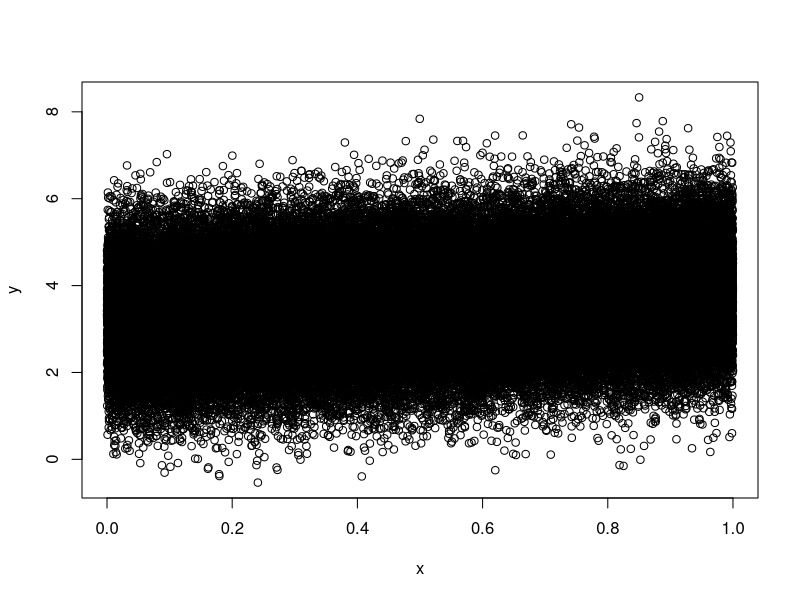
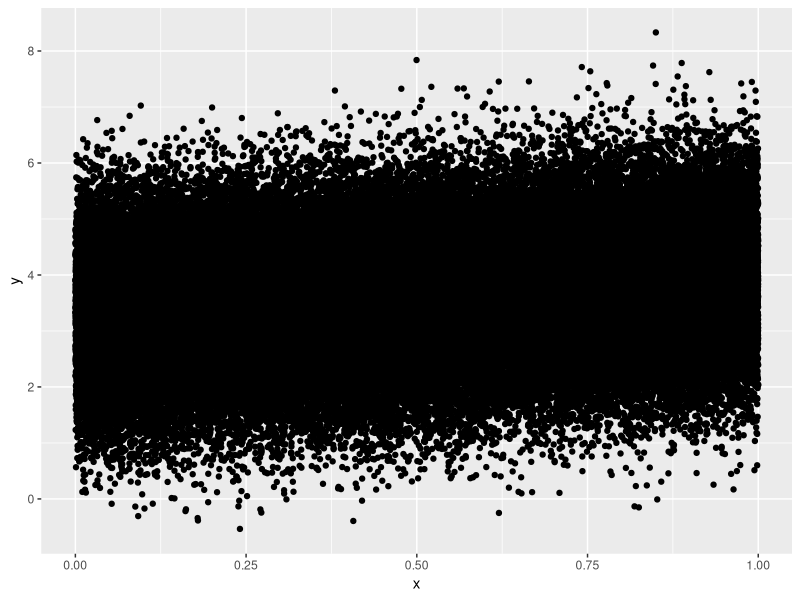
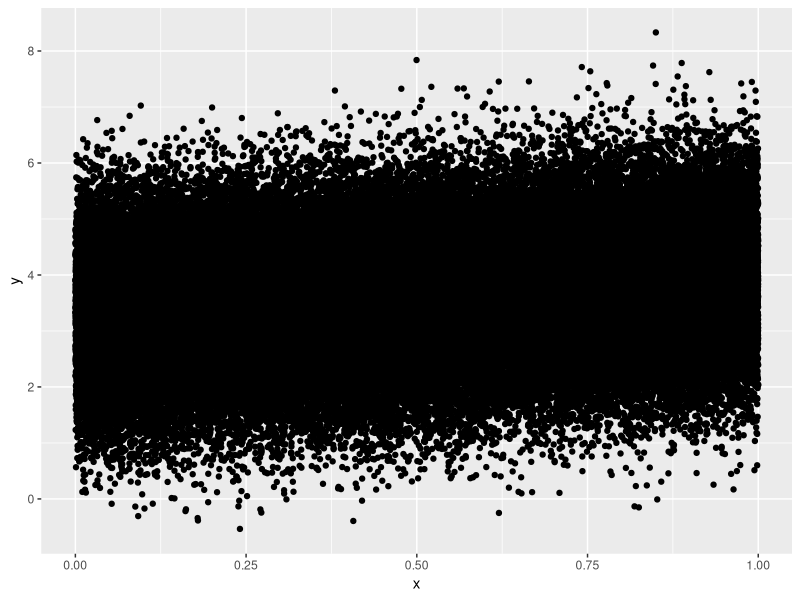
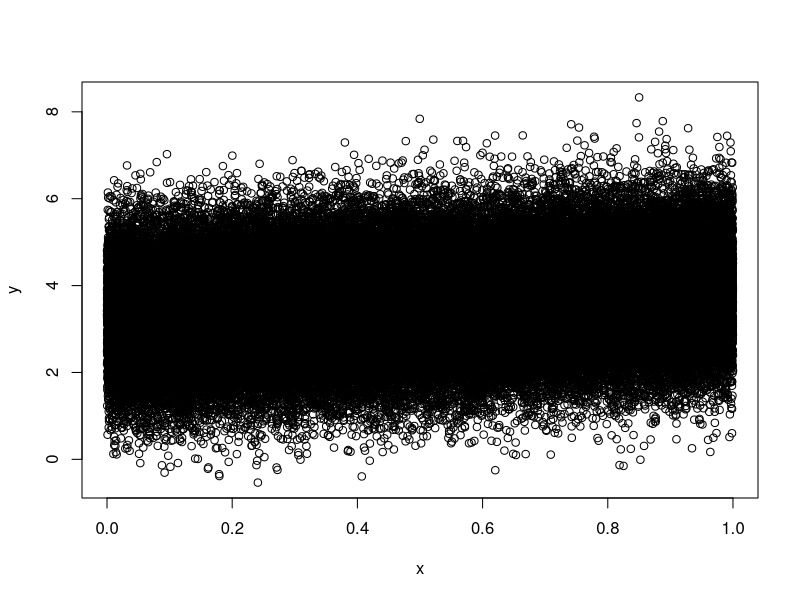
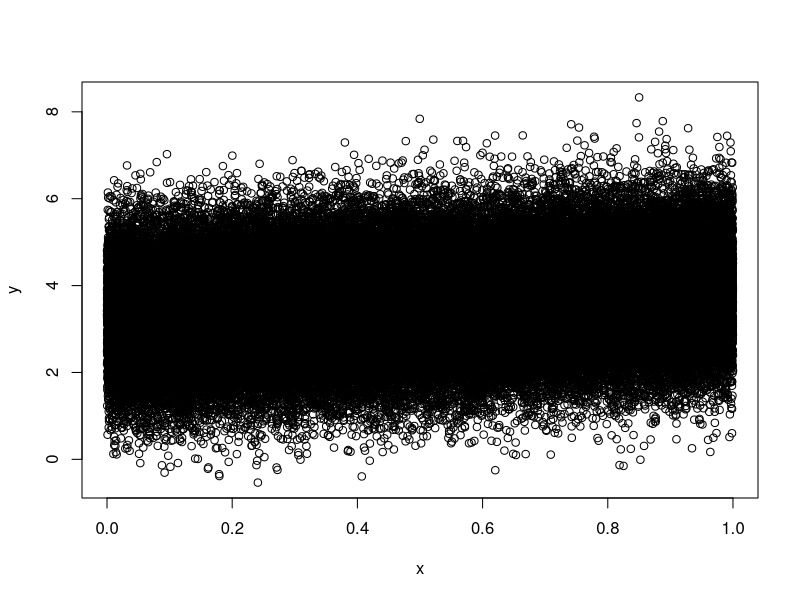
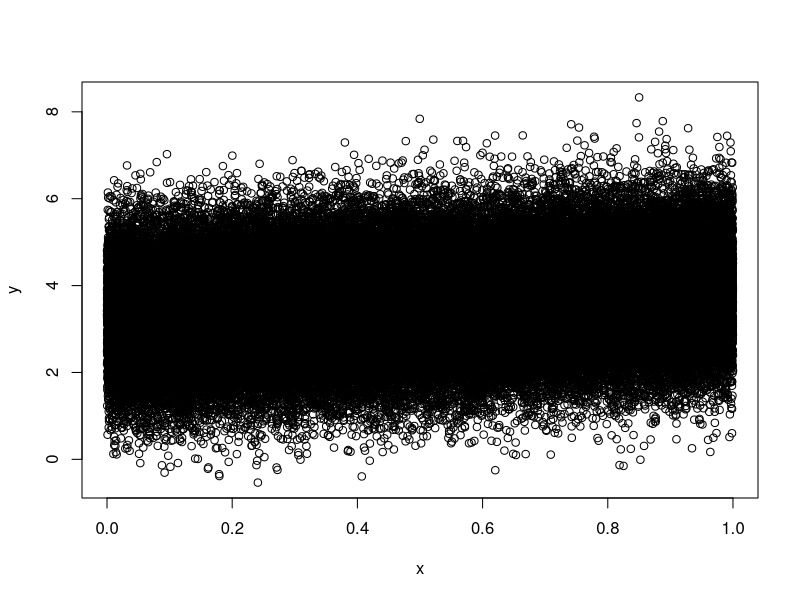
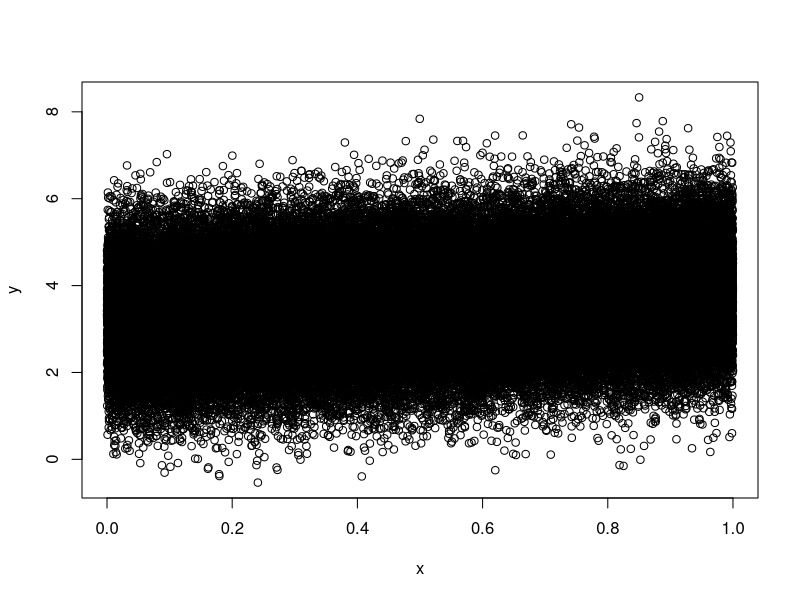
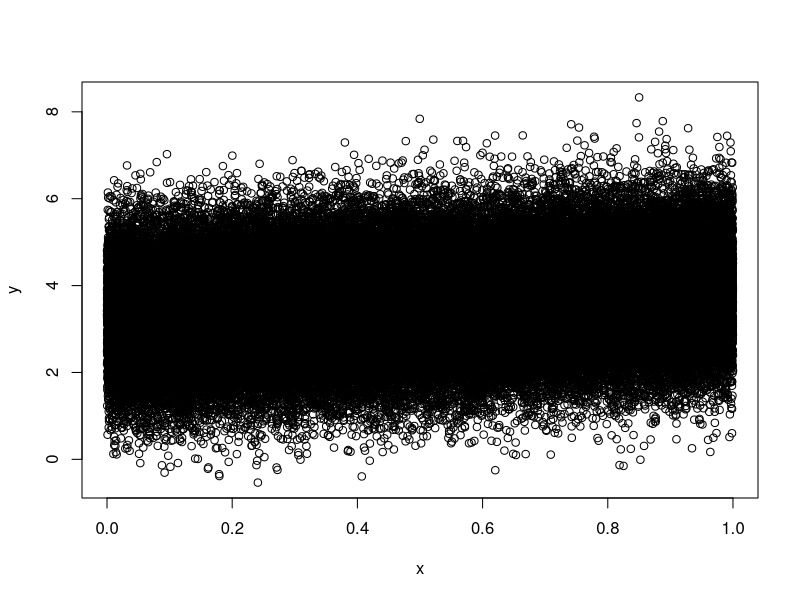

Here is the R script that generated these plots, in order:
## ---- chunk 1
### # define vector of required packages
vec_req_pkgs <- c("tibble", "ggplot2")
### # extract vector of all installed packages
vec_inst_pkgs <- installed.packages()
### # install required packages, if necessary
for (p in vec_req_pkgs){
  if (!p %in% vec_inst_pkgs)
    install.packages(pkgs = p, repos = "https://cran.rstudio.com")
}

## ---- chunk 2
n_nr_obs <- 10^5
n_inter <- 3.24
n_slope <- 0.7
x <- runif(n_nr_obs)
y <- n_inter + n_slope * x + rnorm(n_nr_obs)
tbl_plot_data <- tibble::tibble(x = x, y = y)
## ---- chunk 3
plot(x,y)
## ---- chunk 4
s_file_stem <- "Rplot"
s_file_dev <- "png"
s_out_path <- paste(s_file_stem, s_file_dev, sep = ".")
png(filename = s_out_path)
plot(x,y)
dev.off()
## ---- chunk 5
(df_png_finfo <- file.info(s_out_path))
## ---- chunk 6
s_file_stem <- "Rplot"
s_file_dev <- "pdf"
s_out_path <- paste(s_file_stem, s_file_dev, sep = ".")
pdf(file = s_out_path)
plot(x,y)
dev.off()
## ---- chunk 7
(df_pdf_finfo <- file.info(s_out_path))
## ---- chunk 8
s_file_stem <- "Rplot"
s_file_dev <- "ps"
s_out_path <- paste(s_file_stem, s_file_dev, sep = ".")
postscript(file = s_out_path)
plot(x,y)
dev.off()
## ---- chunk 9
(df_pdf_finfo <- file.info(s_out_path))
## ---- chunk 10
pdf.options()
## ---- chunk 11
s_file_stem <- "Rplothw14"
s_file_dev <- "pdf"
s_out_path <- paste(s_file_stem, s_file_dev, sep = ".")
pdf(file = s_out_path, width = 14, height = 14)
plot(x,y)
dev.off()
(df_pdf_finfo <- file.info(s_out_path))
## ---- chunk 12
s_file_stem <- "Rplotps2"
s_file_dev <- "pdf"
s_out_path <- paste(s_file_stem, s_file_dev, sep = ".")
pdf(file = s_out_path, pointsize = 2)
plot(x,y)
dev.off()
(df_pdf_finfo <- file.info(s_out_path))

## ---- chunk 13
s_file_stem <- "Rplotps24"
s_file_dev <- "pdf"
s_out_path <- paste(s_file_stem, s_file_dev, sep = ".")
pdf(file = s_out_path, pointsize = 24)
plot(x,y)
dev.off()
(df_pdf_finfo <- file.info(s_out_path))
## ---- chunk 14
s_file_stem <- "Rplotcmg"
s_file_dev <- "pdf"
s_out_path <- paste(s_file_stem, s_file_dev, sep = ".")
pdf(file = s_out_path, colormodel = "grey")
plot(x,y)
dev.off()
(df_pdf_finfo <- file.info(s_out_path))
## ---- chunk 15
library(grid)
z <- matrix(runif(500*500), ncol=500)
pdf("image.pdf")
image(z, col=grey(0:99/100))
dev.off()
pdf("gridraster.pdf")
grid.raster(z, interp=FALSE)
dev.off()
file.info("image.pdf", "gridraster.pdf")["size"]
## ---- chunk 16
s_out_path <- "RsmoothScatter.pdf"
pdf(s_out_path)
smoothScatter(y ~ x, colramp = colorRampPalette(c("white", blues9)), xlim = c(0,1), ylim = c(0, 8))
dev.off()
file.info(s_out_path)["size"]
## ---- chunk 17
?smoothScatter

## ---- chunk 18
s_out_path <- "Rggplot2.pdf"
library(ggplot2)
ggplot(tbl_plot_data, aes(x,y)) + geom_point()
ggsave(s_out_path, width = 4, height = 4, dpi = "screen")
(df_ggplot_pdf_finfo <- file.info(s_out_path))
## ---- chunk 19
s_out_path <- "Rggplot2.png"
library(ggplot2)
ggplot(tbl_plot_data, aes(x,y)) + geom_point()
ggsave(s_out_path, width = 4, height = 4, dpi = "screen")
(df_ggplot_png_finfo <- file.info(s_out_path))
## ---- chunk 20
?ggsave
## ---- chunk 21
s_out_path <- "RplotCairo.png"
Cairo::CairoPNG(filename = s_out_path)
plot(x, y)
dev.off()
(df_cairo_png_info <- file.info(s_out_path))
